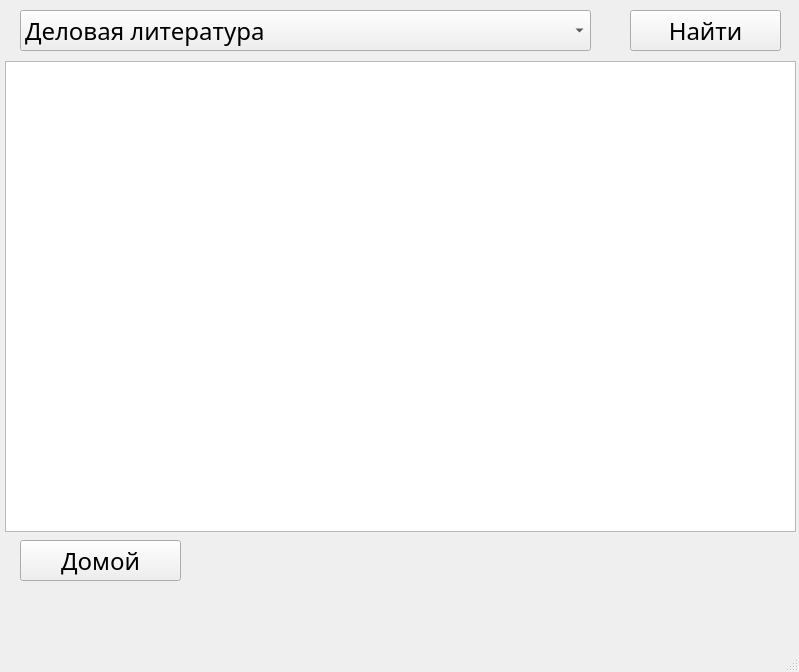
<?xml version="1.0" encoding="UTF-8"?>
<ui version="4.0">
 <class>MainWindow</class>
 <widget class="QMainWindow" name="MainWindow">
  <property name="geometry">
   <rect>
    <x>0</x>
    <y>0</y>
    <width>799</width>
    <height>672</height>
   </rect>
  </property>
  <property name="font">
   <font>
    <family>Bahnschrift Light</family>
    <pointsize>18</pointsize>
   </font>
  </property>
  <property name="windowTitle">
   <string>MainWindow</string>
  </property>
  <widget class="QWidget" name="centralwidget">
   <widget class="QTableWidget" name="tableWidget">
    <property name="geometry">
     <rect>
      <x>5</x>
      <y>61</y>
      <width>791</width>
      <height>471</height>
     </rect>
    </property>
   </widget>
   <widget class="QComboBox" name="comboBox">
    <property name="geometry">
     <rect>
      <x>20</x>
      <y>10</y>
      <width>571</width>
      <height>41</height>
     </rect>
    </property>
    <item>
     <property name="text">
      <string>Деловая литература</string>
     </property>
    </item>
    <item>
     <property name="text">
      <string>Детектив</string>
     </property>
    </item>
    <item>
     <property name="text">
      <string>Триллер</string>
     </property>
    </item>
    <item>
     <property name="text">
      <string>Документальная литература</string>
     </property>
    </item>
    <item>
     <property name="text">
      <string>Хобби</string>
     </property>
    </item>
    <item>
     <property name="text">
      <string>Драматургия</string>
     </property>
    </item>
    <item>
     <property name="text">
      <string>Искусство</string>
     </property>
    </item>
    <item>
     <property name="text">
      <string>Компьютеры</string>
     </property>
    </item>
    <item>
     <property name="text">
      <string>Детские</string>
     </property>
    </item>
    <item>
     <property name="text">
      <string>Роман</string>
     </property>
    </item>
    <item>
     <property name="text">
      <string>Наука</string>
     </property>
    </item>
    <item>
     <property name="text">
      <string>Образование</string>
     </property>
    </item>
    <item>
     <property name="text">
      <string>Поэзия</string>
     </property>
    </item>
    <item>
     <property name="text">
      <string>Приключения</string>
     </property>
    </item>
    <item>
     <property name="text">
      <string>Проза</string>
     </property>
    </item>
    <item>
     <property name="text">
      <string>Журнал</string>
     </property>
    </item>
    <item>
     <property name="text">
      <string>Фанфик</string>
     </property>
    </item>
    <item>
     <property name="text">
      <string>Комикс</string>
     </property>
    </item>
    <item>
     <property name="text">
      <string>Религия</string>
     </property>
    </item>
    <item>
     <property name="text">
      <string>Эзотерика</string>
     </property>
    </item>
    <item>
     <property name="text">
      <string>Справочник</string>
     </property>
    </item>
    <item>
     <property name="text">
      <string>Учебники</string>
     </property>
    </item>
    <item>
     <property name="text">
      <string>Фантастика</string>
     </property>
    </item>
    <item>
     <property name="text">
      <string>Фэнтези</string>
     </property>
    </item>
    <item>
     <property name="text">
      <string>Фольклор</string>
     </property>
    </item>
    <item>
     <property name="text">
      <string>Юмор</string>
     </property>
    </item>
    <item>
     <property name="text">
      <string>Психология</string>
     </property>
    </item>
    <item>
     <property name="text">
      <string>Здоровье</string>
     </property>
    </item>
    <item>
     <property name="text">
      <string>Красота</string>
     </property>
    </item>
    <item>
     <property name="text">
      <string>Зарубежная литература</string>
     </property>
    </item>
   </widget>
   <widget class="QPushButton" name="pushButton">
    <property name="geometry">
     <rect>
      <x>20</x>
      <y>540</y>
      <width>161</width>
      <height>41</height>
     </rect>
    </property>
    <property name="text">
     <string>Домой</string>
    </property>
   </widget>
   <widget class="QPushButton" name="pushButton_2">
    <property name="geometry">
     <rect>
      <x>630</x>
      <y>10</y>
      <width>151</width>
      <height>41</height>
     </rect>
    </property>
    <property name="text">
     <string>Найти</string>
    </property>
   </widget>
  </widget>
  <widget class="QMenuBar" name="menubar">
   <property name="geometry">
    <rect>
     <x>0</x>
     <y>0</y>
     <width>799</width>
     <height>26</height>
    </rect>
   </property>
  </widget>
  <widget class="QStatusBar" name="statusbar"/>
 </widget>
 <resources/>
 <connections/>
</ui>
